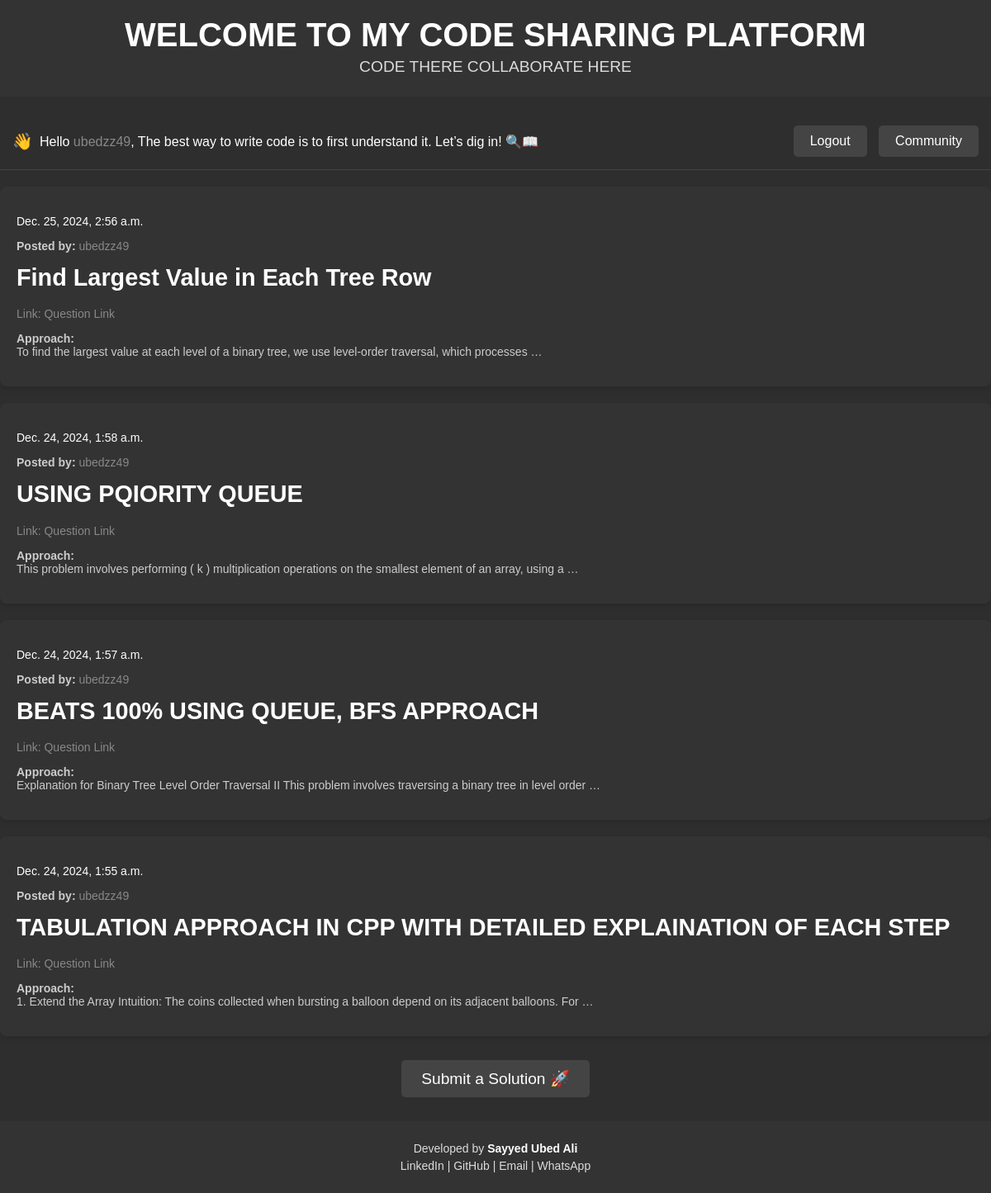
The app's page / (signed in) with its own data.
### posts/models.py (models this page shows, shortened)
class Soln(models.Model):
    title = models.CharField(max_length=200)
    link = models.URLField(max_length=200)
    date = models.DateTimeField(auto_now_add=True)
    explaination = models.CharField(max_length=3000)
    code = models.TextField(max_length=5000)
    posted_by = models.CharField(max_length=100)  # Name or username of the person who posted the code

### posts/views.py (the view)
# urls.py: path('', views.index, name='index'),
def index(request):
    soln=Soln.objects.all()
    return render(request,'index.html',{'soln': soln})

### templates/index.html (shortened to what this page needs)
<!DOCTYPE html>
<html lang="en">
<head>
</head>
<body>
    <header style="background-color: #333333; padding: 20px; text-align: center; width: ;">
        <h1 style="color: white; margin: 0;">WELCOME TO MY CODE SHARING PLATFORM</h1>
        <p style="color: #dcdcdc;">CODE THERE COLLABORATE HERE</p>
    </header>
    <div class="greeting-section">
        {% if user.is_authenticated %}
        <div style="color: white; font-size: 16px; display: flex; align-items: center;">
            <span style="font-size: 20px; margin-right: 8px;">👋</span>
            <p style="margin: 0;">Hello <span style="color: #888888;">{{ user.username }}</span>, The best way to write code is to first understand it. Let’s dig in! 🔍📖</p>
        </div>
        <div>
            <a href="{% url 'logout' %}" class="button">Logout</a>
            <a href="{% url 'chat' %}" class="button">Community</a>
        </div>
        {% endif %}
    </div>
    <div class="solutions-container">
        {% for sol in soln reversed %}
        <a href="/sol/{{ sol.id }}">
            <div class="solution-card">
                <p><span style="color: white;">{{ sol.date }}</span></p>
                <p><strong>Posted by:</strong> <span style="color: #888888;">{{ sol.posted_by }}</span></p>
                <h1>{{ sol.title }}</h1>
                <p>Link: <a href="{{ sol.link }}" target="_blank">Question Link</a></p>
                <p><strong>Approach:</strong><br>{{ sol.explaination | truncatewords:18 }}</p>
            </div>
        </a>
        {% endfor %}
    </div>
    <div class="submit-btn">
        {% if user.is_authenticated %}
        <a href="{% url 'submit_solution' %}">Submit a Solution 🚀</a>
        {% else %}
        <p>Ready to share your code? <a href="{% url 'login' %}">Login</a> to submit solutions.</p>
        {% endif %}
    </div>
    <footer style="background-color: #333333; color: #dcdcdc; text-align: center; padding: 20px 0; margin-top: 40px; width: 100%;">
        <div style="max-width: 900px; margin: 0 auto; padding: 0 20px;">
            <p style="font-size: 14px; margin: 5px 0;">Developed by <strong style="color: white;">Sayyed Ubed Ali</strong></p>
            <p style="font-size: 14px; margin: 5px 0;">
                <a href="https://www.linkedin.com/in/ubedzz49/" style="color: #dcdcdc; text-decoration: none;" target="_blank">LinkedIn</a> |
                <a href="https://github.com/ubedzz49" style="color: #dcdcdc; text-decoration: none;" target="_blank">GitHub</a> |
                <a href="mailto:ubedzz5573@gmail.com" style="color: #dcdcdc; text-decoration: none;">Email</a> |
                <a href="tel:+917869828430" style="color: #dcdcdc; text-decoration: none;">WhatsApp</a>
            </p>
        </div>
    </footer>
</body>
</html>

### templates/index.html (style rules this page uses)
body { font-family: Arial, sans-serif; background-color: #2E2E2E; margin: 0; padding: 0; color: white; }
header { background-color: #1F1F1F; color: white; padding: 20px 0; text-align: center; margin-bottom: 20px; }
header h1 { margin: 0; font-size: 2.5em; }
header p { font-size: 1.2em; margin: 5px 0; color: #CCCCCC; }
.greeting-section { padding: 15px; display: flex; justify-content: space-between; align-items: center; border-bottom: 1px solid #444444; }
.greeting-section p { color: white; font-size: 16px; margin: 0; }
.button { padding: 10px 20px; background-color: #444444; color: white; text-decoration: none; border-radius: 5px; font-size: 1em; margin-left: 10px; text-align: center; display: inline-block; }
.solutions-container { padding: 20px 0; }
.solution-card { background-color: #333333; padding: 20px; margin-bottom: 20px; border-radius: 8px; box-shadow: 0 4px 6px rgba(0, 0, 0, 0.1); }
.solution-card p { color: #CCCCCC; font-size: 14px; }
.solution-card h1 { color: #FFFFFF; font-size: 1.8em; margin-top: 0; }
.solution-card a { color: #888888; text-decoration: none; }
.submit-btn { text-align: center; margin-bottom: 2rem; }
.submit-btn a { padding: 12px 24px; background-color: #444444; color: white; text-decoration: none; border-radius: 5px; font-size: 1.2em; }
footer { background-color: #1F1F1F; color: #CCCCCC; text-align: center; padding: 20px 0; margin-top: 40px; }
footer a { color: #888888; text-decoration: none; }

### records on screen
Soln: date "Dec. 25, 2024, 2:56 a.m.", posted_by "ubedzz49", title "Find Largest Value in Each Tree Row", explaination "To find the largest value at each level of a binary tree, we use level-order traversal, which processes …"
Soln: date "Dec. 24, 2024, 1:58 a.m.", posted_by "ubedzz49", title "USING PQIORITY QUEUE", explaination "This problem involves performing ( k ) multiplication operations on the smallest element of an array, using a …"
Soln: date "Dec. 24, 2024, 1:57 a.m.", posted_by "ubedzz49", title "BEATS 100% USING QUEUE, BFS APPROACH", explaination "Explanation for Binary Tree Level Order Traversal II This problem involves traversing a binary tree in level order …"
Soln: date "Dec. 24, 2024, 1:55 a.m.", posted_by "ubedzz49", title "TABULATION APPROACH IN CPP WITH DETAILED EXPLAINATION OF EACH STEP", explaination "1. Extend the Array Intuition: The coins collected when bursting a balloon depend on its adjacent balloons. For …"

### other values on screen
{{ user.username }} "ubedzz49"
